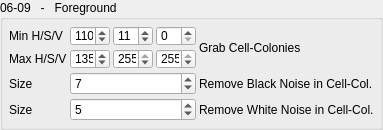
            <widget class="QGroupBox" name="groupBox_Foreground">
             <property name="title">
              <string>06-09   -   Foreground</string>
             </property>
             <property name="flat">
              <bool>true</bool>
             </property>
             <layout class="QGridLayout" name="gridLayout_8">
              <property name="leftMargin">
               <number>6</number>
              </property>
              <property name="topMargin">
               <number>6</number>
              </property>
              <property name="rightMargin">
               <number>6</number>
              </property>
              <property name="bottomMargin">
               <number>6</number>
              </property>
              <property name="spacing">
               <number>3</number>
              </property>
              <item row="0" column="1">
               <widget class="QSpinBox" name="spinBox_ProcCon_ColGrab_H_Min">
                <property name="sizePolicy">
                 <sizepolicy hsizetype="Maximum" vsizetype="Fixed">
                  <horstretch>0</horstretch>
                  <verstretch>0</verstretch>
                 </sizepolicy>
                </property>
                <property name="minimumSize">
                 <size>
                  <width>40</width>
                  <height>0</height>
                 </size>
                </property>
                <property name="maximumSize">
                 <size>
                  <width>40</width>
                  <height>20</height>
                 </size>
                </property>
                <property name="maximum">
                 <number>255</number>
                </property>
                <property name="value">
                 <number>110</number>
                </property>
               </widget>
              </item>
              <item row="0" column="0">
               <widget class="QLabel" name="label_9">
                <property name="minimumSize">
                 <size>
                  <width>0</width>
                  <height>0</height>
                 </size>
                </property>
                <property name="maximumSize">
                 <size>
                  <width>65</width>
                  <height>16777215</height>
                 </size>
                </property>
                <property name="text">
                 <string>Min H/S/V</string>
                </property>
               </widget>
              </item>
              <item row="0" column="3">
               <widget class="QSpinBox" name="spinBox_ProcCon_ColGrab_V_Min">
                <property name="sizePolicy">
                 <sizepolicy hsizetype="Maximum" vsizetype="Fixed">
                  <horstretch>0</horstretch>
                  <verstretch>0</verstretch>
                 </sizepolicy>
                </property>
                <property name="minimumSize">
                 <size>
                  <width>40</width>
                  <height>0</height>
                 </size>
                </property>
                <property name="maximumSize">
                 <size>
                  <width>40</width>
                  <height>20</height>
                 </size>
                </property>
                <property name="maximum">
                 <number>255</number>
                </property>
               </widget>
              </item>
              <item row="1" column="1">
               <widget class="QSpinBox" name="spinBox_ProcCon_ColGrab_H_Max">
                <property name="sizePolicy">
                 <sizepolicy hsizetype="Maximum" vsizetype="Fixed">
                  <horstretch>0</horstretch>
                  <verstretch>0</verstretch>
                 </sizepolicy>
                </property>
                <property name="minimumSize">
                 <size>
                  <width>40</width>
                  <height>0</height>
                 </size>
                </property>
                <property name="maximumSize">
                 <size>
                  <width>40</width>
                  <height>20</height>
                 </size>
                </property>
                <property name="maximum">
                 <number>255</number>
                </property>
                <property name="value">
                 <number>135</number>
                </property>
               </widget>
              </item>
              <item row="1" column="0">
               <widget class="QLabel" name="label_10">
                <property name="minimumSize">
                 <size>
                  <width>0</width>
                  <height>0</height>
                 </size>
                </property>
                <property name="maximumSize">
                 <size>
                  <width>65</width>
                  <height>16777215</height>
                 </size>
                </property>
                <property name="text">
                 <string>Max H/S/V</string>
                </property>
               </widget>
              </item>
              <item row="0" column="2">
               <widget class="QSpinBox" name="spinBox_ProcCon_ColGrab_S_Min">
                <property name="sizePolicy">
                 <sizepolicy hsizetype="Maximum" vsizetype="Fixed">
                  <horstretch>0</horstretch>
                  <verstretch>0</verstretch>
                 </sizepolicy>
                </property>
                <property name="minimumSize">
                 <size>
                  <width>40</width>
                  <height>0</height>
                 </size>
                </property>
                <property name="maximumSize">
                 <size>
                  <width>40</width>
                  <height>20</height>
                 </size>
                </property>
                <property name="maximum">
                 <number>255</number>
                </property>
                <property name="value">
                 <number>11</number>
                </property>
               </widget>
              </item>
              <item row="1" column="3">
               <widget class="QSpinBox" name="spinBox_ProcCon_ColGrab_V_Max">
                <property name="sizePolicy">
                 <sizepolicy hsizetype="Maximum" vsizetype="Fixed">
                  <horstretch>0</horstretch>
                  <verstretch>0</verstretch>
                 </sizepolicy>
                </property>
                <property name="minimumSize">
                 <size>
                  <width>40</width>
                  <height>0</height>
                 </size>
                </property>
                <property name="maximumSize">
                 <size>
                  <width>40</width>
                  <height>20</height>
                 </size>
                </property>
                <property name="maximum">
                 <number>255</number>
                </property>
                <property name="value">
                 <number>255</number>
                </property>
               </widget>
              </item>
              <item row="1" column="2">
               <widget class="QSpinBox" name="spinBox_ProcCon_ColGrab_S_Max">
                <property name="sizePolicy">
                 <sizepolicy hsizetype="Maximum" vsizetype="Fixed">
                  <horstretch>0</horstretch>
                  <verstretch>0</verstretch>
                 </sizepolicy>
                </property>
                <property name="minimumSize">
                 <size>
                  <width>40</width>
                  <height>0</height>
                 </size>
                </property>
                <property name="maximumSize">
                 <size>
                  <width>40</width>
                  <height>20</height>
                 </size>
                </property>
                <property name="maximum">
                 <number>255</number>
                </property>
                <property name="value">
                 <number>255</number>
                </property>
               </widget>
              </item>
              <item row="2" column="0">
               <widget class="QLabel" name="label_13">
                <property name="minimumSize">
                 <size>
                  <width>0</width>
                  <height>0</height>
                 </size>
                </property>
                <property name="maximumSize">
                 <size>
                  <width>65</width>
                  <height>16777215</height>
                 </size>
                </property>
                <property name="text">
                 <string>Size</string>
                </property>
               </widget>
              </item>
              <item row="2" column="4">
               <widget class="QLabel" name="label_14">
                <property name="text">
                 <string>Remove Black Noise in Cell-Col.</string>
                </property>
               </widget>
              </item>
              <item row="0" column="4" rowspan="2">
               <widget class="QLabel" name="label_12">
                <property name="text">
                 <string>Grab Cell-Colonies</string>
                </property>
               </widget>
              </item>
              <item row="3" column="0">
               <widget class="QLabel" name="label_35">
                <property name="minimumSize">
                 <size>
                  <width>0</width>
                  <height>0</height>
                 </size>
                </property>
                <property name="maximumSize">
                 <size>
                  <width>65</width>
                  <height>16777215</height>
                 </size>
                </property>
                <property name="text">
                 <string>Size</string>
                </property>
               </widget>
              </item>
              <item row="3" column="4">
               <widget class="QLabel" name="label_36">
                <property name="text">
                 <string>Remove White Noise in Cell-Col.</string>
                </property>
               </widget>
              </item>
              <item row="2" column="1" colspan="3">
               <widget class="QSpinBox" name="spinBox_ProcCon_CellCol_Black_Noise">
                <property name="minimumSize">
                 <size>
                  <width>126</width>
                  <height>0</height>
                 </size>
                </property>
                <property name="maximumSize">
                 <size>
                  <width>126</width>
                  <height>16777215</height>
                 </size>
                </property>
                <property name="minimum">
                 <number>1</number>
                </property>
                <property name="maximum">
                 <number>100</number>
                </property>
                <property name="singleStep">
                 <number>2</number>
                </property>
                <property name="value">
                 <number>7</number>
                </property>
               </widget>
              </item>
              <item row="3" column="1" colspan="3">
               <widget class="QSpinBox" name="spinBox_ProcCon_CellCol_White_Noise">
                <property name="minimumSize">
                 <size>
                  <width>126</width>
                  <height>0</height>
                 </size>
                </property>
                <property name="maximumSize">
                 <size>
                  <width>126</width>
                  <height>16777215</height>
                 </size>
                </property>
                <property name="minimum">
                 <number>1</number>
                </property>
                <property name="maximum">
                 <number>100</number>
                </property>
                <property name="singleStep">
                 <number>2</number>
                </property>
                <property name="value">
                 <number>5</number>
                </property>
               </widget>
              </item>
             </layout>
            </widget>
